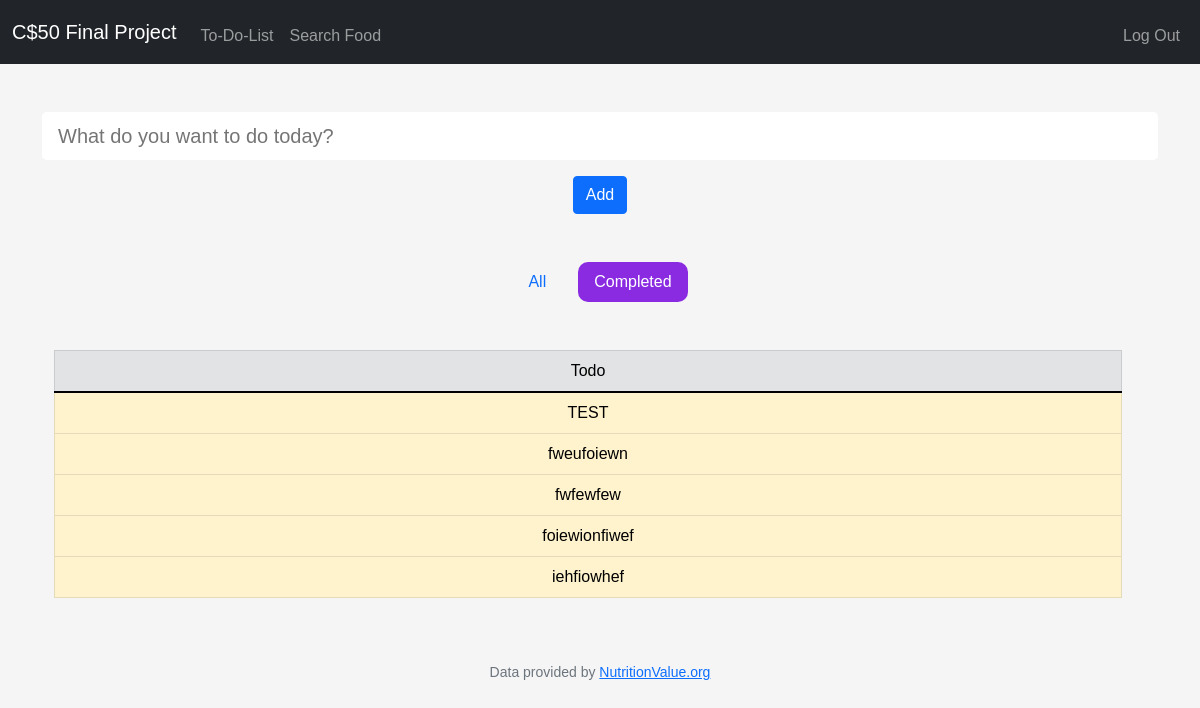
The page /todo_completed (signed in) on the database its author committed.
### tables this page shows
CREATE TABLE todolist (
id INTEGER PRIMARY KEY AUTOINCREMENT NOT NULL,
user_id INT,
todo TEXT NOT NULL,
done TEXT NOT NULL DEFAULT 1,
FOREIGN KEY (user_id) REFERENCES users(id)
);

### app.py (the view)
@app.route("/todo_completed", methods=["POST", "GET"])
@login_required
def todo_completed ():
    if request.method == "POST":
        deleteRow = request.form.get("deleteRow")
        print(deleteRow)
        if deleteRow:
            db.execute("DELETE FROM todolist WHERE user_id = ? AND todo = ?", session["user_id"], deleteRow)
            return redirect("/todolist")
        for i in range(1, 50):
            checkbox = request.form.get(f"check{i}")
            if checkbox is not None:
                db.execute("UPDATE todolist SET done = ? WHERE todo = ? AND user_id = ?", "true", checkbox, session["user_id"])
            else:
                checkVal = request.form.get(f"checkVal{i}")
                db.execute("UPDATE todolist SET done = ? WHERE todo = ? AND user_id = ?", "false", checkVal, session["user_id"])
        return redirect("/todolist")
    else:
        todo_done = db.execute("SELECT * FROM todolist WHERE user_id = ? AND done = ?", session["user_id"], "true")
        return render_template('todo_completed.html', todo_done=todo_done)

### app.py (called while the page is built)
@app.after_request
def after_request(response):
    response.headers["Cache-Control"] = "no-cache, no-store, must-revalidate"
    response.headers["Expires"] = 0
    response.headers["Pragma"] = "no-cache"
    return response

### helpers.py (called while the page is built)
def login_required(f):
    @wraps(f)
    def decorated_function(*args, **kwargs):
        if session.get("user_id") is None:
            return redirect("/login")
        return f(*args, **kwargs)
    return decorated_function

### templates/todo_completed.html (shortened to what this page needs)
{% extends "layout.html" %}
{% block main %}
    <div class="container">
        <div class="row mb-5">
            <form action="/todolist" method="post">
                <input autocomplete="off" id="todoField" type="text" class="form-control-lg mb-3 border-0 me-3 w-100" name="todo" placeholder="What do you want to do today?" onsubmit="return validateForm()">
                <button class="btn btn-primary" type="submit">Add</button>
            </form>
        </div>
        <div class="d-flex flex-row justify-content-center gap-3 mb-5">
            <a href="/todolist" class="nav-link">All</a>
            <a href="/todo_completed" class="nav-link" id="todo_completed">Completed</a>
        </div>
        <div class="container row">
            <table class="table table-light table-bordered">
                <thead class="table-secondary">
                    <tr>
                        <td class="col-12">Todo</td>
                    </tr>
                </thead>
                <tbody class="table-warning">
                    <form action="/todo_completed" method="post" id="formTodo">
                    {% for todo in todo_done %}
                        <tr>
                            <td>
                                <label class="form-check-label" for="flexCheckDefault">{{ todo.todo }}</label>
                            </td>
                        </tr>
                    {% endfor %}
                    </form>
                </tbody>
            </table>
        </div>
    </div>
{% endblock %}

### static/styles.css (style rules this page uses)
body { background-color: #f5f5f5; }
.form-control-lg { border-color: black; }
.linkClicked { border-radius: 10px; border-color: none; background-color: blueviolet; color: white; }
* { font-family: Arial, Helvetica, sans-serif; }

### rows shown on the page
todolist: todo "TEST"
todolist: todo "fweufoiewn"
todolist: todo "fwfewfew"
todolist: todo "foiewionfiwef"
todolist: todo "iehfiowhef"
